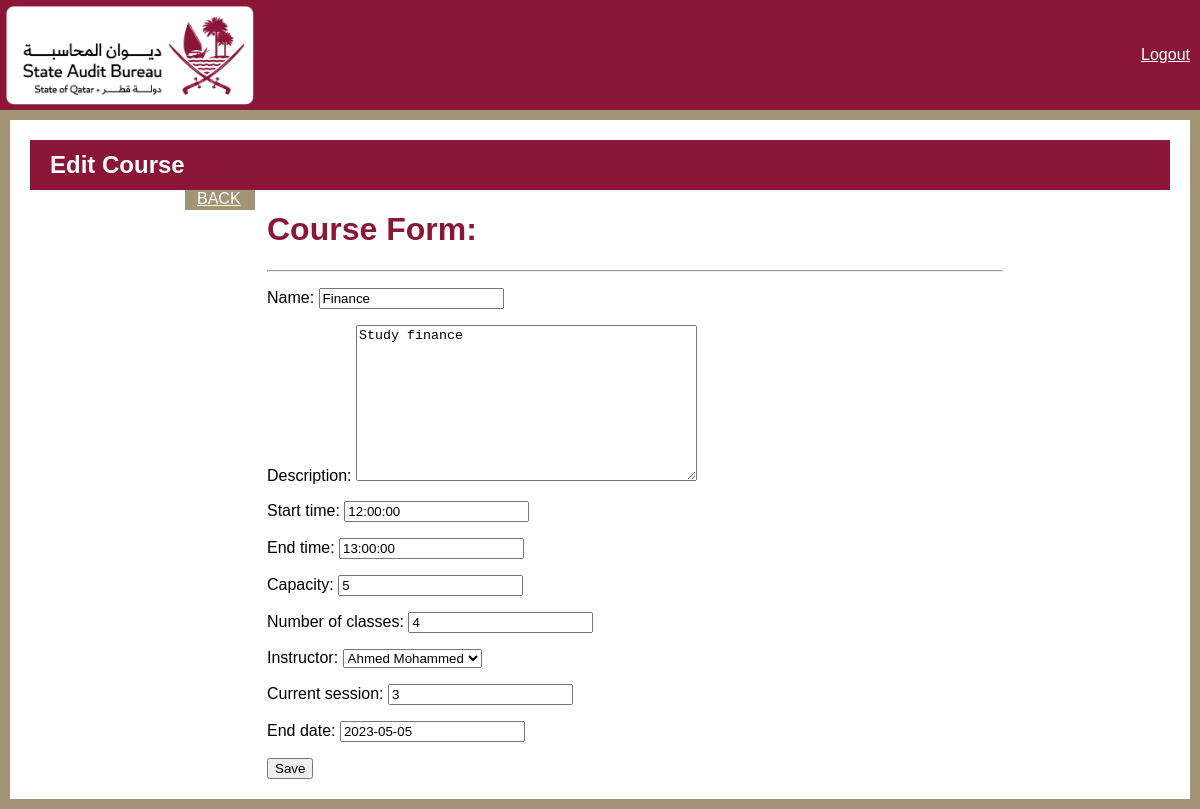
/course-update/3/, run on the app's committed database.
### base/models.py (models this page shows, shortened)
class Course(models.Model):
    name = models.CharField(max_length=100)
    description = models.TextField()
    start_time = models.TimeField()
    end_time = models.TimeField()
    capacity = models.PositiveIntegerField()
    number_of_classes = models.PositiveIntegerField()
    instructor = models.ForeignKey(Instructor, on_delete=models.CASCADE)
    current_session = models.IntegerField()
    start_date = models.DateField(auto_now_add=True)
    end_date = models.DateField(null=True)

### base/views.py (the view)
# urls.py: path('course-update/<int:pk>/', CourseUpdate.as_view(), name="course-update"),
class CourseUpdate(UpdateView):
    model = Course
    template_name = 'base/admin_dashboard/course_form.html'
    fields = '__all__'
    success_url = reverse_lazy("courses")

### base/models.py (called while the page is built)
     def __str__(self):
          return self.first_name + " " + self.last_name

### base/templates/base/admin_dashboard/course_form.html (shortened to what this page needs)
{% load static %}
<!DOCTYPE html>
<html>
   <head>
      <link rel="stylesheet" href="https://cdnjs.cloudflare.com/ajax/libs/font-awesome/6.3.0/css/all.min.css" />
	    <link rel="stylesheet" href="https://cdnjs.cloudflare.com/ajax/libs/bootstrap/5.3.0-alpha1/css/bootstrap-grid.min.css" />
      <link rel="stylesheet" href="{% static 'css/reg_style.css' %}">
</head>
   <body>
    <div class="header">
      <div class="logo">
         <img src="{% static 'img/primary-rgb-state-audit-bureau-1@2x.png' %}" alt="Logo">
        </div>
        <div class="language-toggle">
          <span ><a  style="color:white;"class="hello-msg" href="{% url 'logout' %}">Logout</a></span>
       </div>
    </div>
    <div class="gold-border container-fluid">
      <div class="maroon-bar">
        <h2>Edit Course</h2>
      </div>
      <div class="container">
        <div class="row justify-content-center">
          <a class="btn btn-primary" style="width: 70px; height:20px; color:white;" href="{% url 'courses' %}" text-align=left;>BACK</a></td>
          <div class="col-md-8">
            <div class="card">
              <div class="card-header">
                <h1 style="color:#8A1738" > Course Form:</h1>
                <hr/>
              </div>
              <div class="card-body" >
                <form method="POST" action="">
                    {{form.as_p}}
                    <input type="submit" value="Save">
                </form>
              </div>
            </div>
          </div>
        </div>
      </div>
    </div>
</body>
</html>

### base/static/css/reg_style.css (style rules this page uses)
* { box-sizing: border-box; }
body { margin: 0; font-family: sans-serif; color: #A29475; }
.header { display: flex; justify-content: space-between; align-items: center; padding: 10px; background-color: #8A1738; height: 110px; }
.logo img { height: 100px; left: 5px; position: absolute; top: 5px; }
form, label, input, select, textarea { color: black !important; }
.btn-primary { background-color: #A29475 !important; border-color: #A29475 !important; }

### base/templates/base/admin_dashboard/course_form.html (style rules this page uses)
body { margin: 20px; background-color: #fff; }
.gold-border { border: 10px solid#A29475; padding: 20px; background-color: #fff; }
.maroon-bar { background-color: #8A1538; color: #fff; height: 50px; display: flex; align-items: center; justify-content: flex-start; padding: 0 20px; }
.maroon-bar h2 { margin: 0; font-weight: bold; font-size: 24px; }
.btn-primary { background-color: #A29475 !important; border-color: #A29475 !important; }
a:link { color: #fff; }

### data on the page
Course: name "Finance", description "Study finance", start_time "12:00:00", end_time "13:00:00", capacity "5", number_of_classes "4", instructor "Ahmed Mohammed", current_session "3", end_date "2023-05-05"
